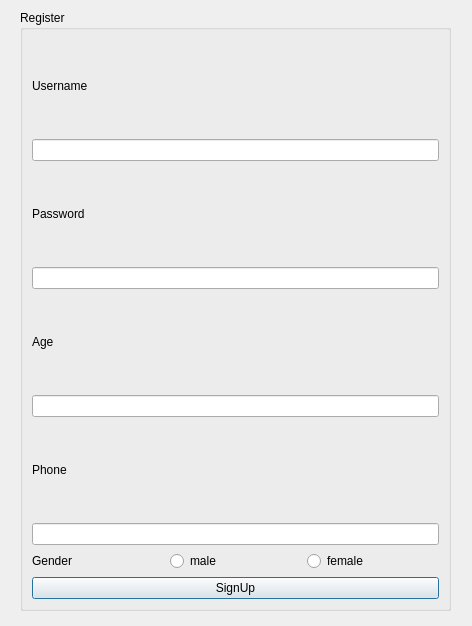
<?xml version="1.0" encoding="UTF-8"?>
<ui version="4.0">
 <class>signup</class>
 <widget class="QDialog" name="signup">
  <property name="geometry">
   <rect>
    <x>0</x>
    <y>0</y>
    <width>472</width>
    <height>626</height>
   </rect>
  </property>
  <property name="windowTitle">
   <string>Register Window</string>
  </property>
  <widget class="QGroupBox" name="groupBox">
   <property name="geometry">
    <rect>
     <x>20</x>
     <y>10</y>
     <width>431</width>
     <height>601</height>
    </rect>
   </property>
   <property name="title">
    <string>Register</string>
   </property>
   <layout class="QVBoxLayout" name="verticalLayout">
    <item>
     <widget class="QLabel" name="label">
      <property name="text">
       <string>Username</string>
      </property>
     </widget>
    </item>
    <item>
     <widget class="QLineEdit" name="lineEdit_UserName_1"/>
    </item>
    <item>
     <widget class="QLabel" name="label_2">
      <property name="text">
       <string>Password</string>
      </property>
     </widget>
    </item>
    <item>
     <widget class="QLineEdit" name="lineEdit_Password_1">
      <property name="echoMode">
       <enum>QLineEdit::Password</enum>
      </property>
     </widget>
    </item>
    <item>
     <widget class="QLabel" name="label_Age_1">
      <property name="text">
       <string>Age</string>
      </property>
     </widget>
    </item>
    <item>
     <widget class="QLineEdit" name="lineEdit_Age"/>
    </item>
    <item>
     <widget class="QLabel" name="label_Phone_1">
      <property name="text">
       <string>Phone</string>
      </property>
     </widget>
    </item>
    <item>
     <widget class="QLineEdit" name="lineEdit_Phone"/>
    </item>
    <item>
     <layout class="QHBoxLayout" name="horizontalLayout">
      <item>
       <widget class="QLabel" name="label_3">
        <property name="text">
         <string>Gender</string>
        </property>
       </widget>
      </item>
      <item>
       <widget class="QRadioButton" name="radioButton">
        <property name="text">
         <string>male</string>
        </property>
       </widget>
      </item>
      <item>
       <widget class="QRadioButton" name="radioButton_2">
        <property name="text">
         <string>female</string>
        </property>
       </widget>
      </item>
     </layout>
    </item>
    <item>
     <widget class="QPushButton" name="pushButton_SignUp">
      <property name="text">
       <string>SignUp</string>
      </property>
     </widget>
    </item>
   </layout>
  </widget>
 </widget>
 <resources/>
 <connections/>
</ui>
